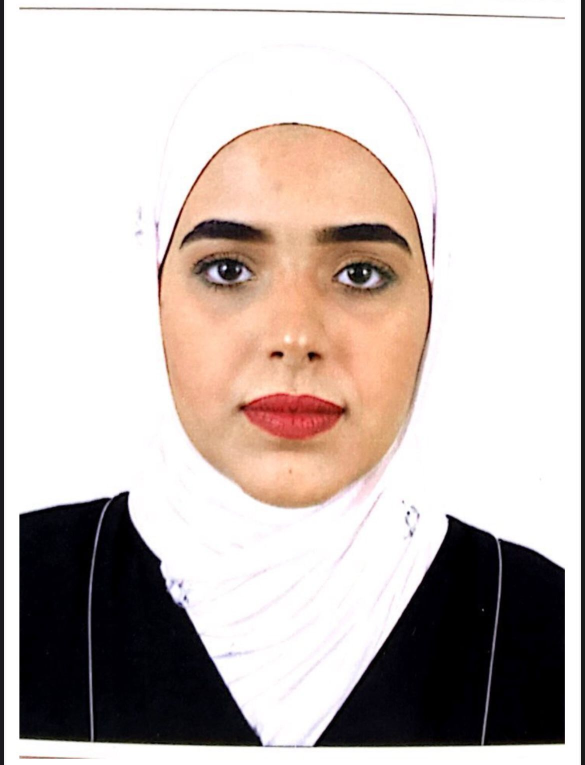
#> input picture user_photos/5_Fatema salim _20251006_023036.jpg, 1170 x 1529 px (shown at 1/2 size); its folder holds only this picture in this run
$ python -i main.py   (imports and definitions only)
#> lines starting #> are read from the running program, lines starting #| are printed output that depends on the picture; after the words box and inside, x2 and y2 are one past the last pixel; in counts of white or black regions, pixels touching at a corner belong together
import streamlit as st
import pandas as pd
import cv2
import numpy as np
from datetime import datetime, timedelta
import os
import json
from PIL import Image
import time
import glob

# Configure the page
# [5 lines not run here, left out]

class FaceRecognitionSystem:
    def __init__(self):
        self.setup_directories()
        self.init_session_state()

    def setup_directories(self):
        """Create necessary directories for the system"""
        os.makedirs("user_photos", exist_ok=True)
        os.makedirs("attendance_records", exist_ok=True)

    def init_session_state(self):
        """Initialize session state variables"""
        if 'users' not in st.session_state:
            st.session_state.users = self.load_users()
        if 'attendance_data' not in st.session_state:
            st.session_state.attendance_data = self.load_attendance()
        if 'recognized_user' not in st.session_state:
            st.session_state.recognized_user = None
        if 'recognition_confidence' not in st.session_state:
            st.session_state.recognition_confidence = 0

    def load_users(self):
        """Load users from JSON file - FIXED VERSION"""
        try:
            with open("users.json", "r") as f:
                users = json.load(f)

            # DEBUG: Show what we loaded
            st.sidebar.info(f"📁 Loaded {len(users)} users from users.json")

            # Check if users have photos, if not try to find them
            users_with_photos = 0
            for user in users:
                if 'created_at' not in user:
                    user['created_at'] = datetime.now().isoformat()

                # If user has no photos or empty photos array, try to find photos
                if not user.get('photos') or len(user.get('photos', [])) == 0:
                    # Look for photos in user_photos directory
                    photo_pattern = f"user_photos/{user['id']}_*"
                    matching_photos = glob.glob(photo_pattern)
                    if matching_photos:
                        user['photos'] = matching_photos
                        users_with_photos += 1
                        st.sidebar.success(f"✅ Found photos for {user['name']}")
                    else:
                        st.sidebar.warning(f"⚠️ No photos found for {user['name']}")
                else:
                    users_with_photos += 1

            st.sidebar.info(f"📸 {users_with_photos}/{len(users)} users have photos")
            return users

        except FileNotFoundError:
            st.sidebar.error("❌ users.json not found! Creating default structure...")
            # Create a proper users.json with your actual data
            default_users = [
                {
                    "id": 1,
                    "name": "Fatema salim ",
                    "photos": ["user_photos/5_Fatema salim _20251006_023036.jpg"],
                    "created_at": "2025-10-06T02:30:36.155658"
                },
                {
                    "id": 2,
                    "name": "Alzahra Ahmed",
                    "photos": ["user_photos/6_Alzahra Ahmed_20251006_023112.jpg"],
                    "created_at": "2025-10-06T02:31:12.064554"
                },
                {
                    "id": 3,
                    "name": "Mahmoud ",
                    "photos": ["user_photos/7_Mahmoud _20251006_023127.jpg"],
                    "created_at": "2025-10-06T02:31:27.984265"
                },
                {
                    "id": 4,
                    "name": "Osama",
                    "photos": ["user_photos/8_Osama_20251006_023140.jpg"],
                    "created_at": "2025-10-06T02:31:40.717783"
                }
            ]

            # Save the default users
            with open("users.json", "w") as f:
                json.dump(default_users, f, indent=4)

            return default_users

    # [4 lines left out: function save_users, not called in this run]

    def load_attendance(self):
        """Load attendance records"""
        try:
            with open("attendance.json", "r") as f:
                return json.load(f)
        except FileNotFoundError:
            return []

    # [25 lines left out: functions save_attendance, add_user, not called in this run]

    def extract_face_features(self, image_array):
        """Extract facial features with better face alignment"""
        try:
            # Convert to grayscale
            gray = cv2.cvtColor(image_array, cv2.COLOR_BGR2GRAY)

            # Load face detector
            face_cascade = cv2.CascadeClassifier(cv2.data.haarcascades + 'haarcascade_frontalface_default.xml')

            # Detect faces with more sensitive parameters for webcam photos
            faces = face_cascade.detectMultiScale(
                gray,
                scaleFactor=1.05,  # More sensitive scaling
                minNeighbors=6,    # More neighbor checks
                minSize=(50, 50),  # Larger minimum size for webcam
                flags=cv2.CASCADE_SCALE_IMAGE
            )

            if len(faces) == 0:
                return None

            # Take the largest face (most prominent)
            faces = sorted(faces, key=lambda x: x[2]*x[3], reverse=True)
            x, y, w, h = faces[0]

            # Expand face region slightly to include more features
            padding = int(w * 0.1)
            x = max(0, x - padding)
            y = max(0, y - padding)
            w = min(gray.shape[1] - x, w + 2*padding)
            h = min(gray.shape[0] - y, h + 2*padding)

            face_roi = gray[y:y+h, x:x+w]

            # Resize to standard size for comparison
            face_roi = cv2.resize(face_roi, (150, 150))  # Larger size for better features

            # Apply histogram equalization for better contrast
            face_roi = cv2.equalizeHist(face_roi)

            # Multiple feature extraction methods
            hist = cv2.calcHist([face_roi], [0], None, [256], [0, 256])
            edges = cv2.Canny(face_roi, 50, 150)  # Adjusted thresholds

            # Additional feature: Local Binary Patterns (LBP)
            lbp = self.calculate_lbp(face_roi)

            # Normalize features
            hist = cv2.normalize(hist, hist).flatten()
            edges = cv2.normalize(edges, edges).flatten()
            lbp = cv2.normalize(lbp, lbp).flatten()

            return {
                'histogram': hist,
                'edges': edges,
                'lbp': lbp,
                'face_region': face_roi
            }
        except Exception as e:
            st.error(f"Feature extraction error: {e}")
            return None

    def calculate_lbp(self, image):
        """Calculate Local Binary Patterns for texture features"""
        try:
            # Simple LBP implementation
            height, width = image.shape
            lbp = np.zeros_like(image)

            for i in range(1, height-1):
                for j in range(1, width-1):
                    center = image[i, j]
                    code = 0
                    code |= (image[i-1, j-1] >= center) << 7
                    code |= (image[i-1, j] >= center) << 6
                    code |= (image[i-1, j+1] >= center) << 5
                    code |= (image[i, j+1] >= center) << 4
                    code |= (image[i+1, j+1] >= center) << 3
                    code |= (image[i+1, j] >= center) << 2
                    code |= (image[i+1, j-1] >= center) << 1
                    code |= (image[i, j-1] >= center) << 0
                    lbp[i, j] = code

            # Calculate LBP histogram
            lbp_hist = cv2.calcHist([lbp], [0], None, [256], [0, 256])
            return lbp_hist
        except Exception as e:
            return np.zeros((256, 1))

    # [38 lines left out: function compare_faces, not called in this run]

    def recognize_face_from_camera(self, camera_image_array):
        """Recognize face by comparing with all stored user photos - IMPROVED VERSION"""
        try:
            # Extract features from camera image
            camera_features = self.extract_face_features(camera_image_array)

            if camera_features is None:
                return None, 0, "No face detected"

            best_match = None
            best_similarity = 0
            best_user = None

            # Compare with all users' photos
            for user in st.session_state.users:
                if user.get('photos') and len(user['photos']) > 0:
                    for photo_path in user['photos']:
                        try:
                            # Check if file exists
                            if not os.path.exists(photo_path):
                                continue

                            # Load stored photo
                            stored_image = cv2.imread(photo_path)
                            if stored_image is None:
                                continue

                            # Extract features from stored photo
                            stored_features = self.extract_face_features(stored_image)

                            if stored_features is None:
                                continue

                            # Compare features
                            similarity = self.compare_faces(camera_features, stored_features)

                            # Update best match if better similarity - LOWERED THRESHOLD
                            if similarity > best_similarity and similarity > 50:  # Changed from 60 to 50
                                best_similarity = similarity
                                best_user = user
                                best_match = user['id']

                        except Exception as e:
                            continue

            if best_user:
                return best_user['id'], best_similarity, best_user['name']
            else:
                return None, 0, "No match found"

        except Exception as e:
            return None, 0, f"Recognition error: {str(e)}"

    def detect_and_recognize_faces(self, image_array):
        """Detect faces and recognize them"""
        try:
            # Convert to grayscale for face detection
            gray = cv2.cvtColor(image_array, cv2.COLOR_BGR2GRAY)

            # Load face detector
            face_cascade = cv2.CascadeClassifier(cv2.data.haarcascades + 'haarcascade_frontalface_default.xml')

            # Detect faces
            faces = face_cascade.detectMultiScale(
                gray,
                scaleFactor=1.1,
                minNeighbors=5,
                minSize=(30, 30)
            )

            # Recognize the main face
            user_id, confidence, user_name = self.recognize_face_from_camera(image_array)

            # Draw rectangles and recognition info
            for (x, y, w, h) in faces:
                if user_id and confidence > 50:  # Changed from 60 to 50
                    # Green for recognized face
                    color = (0, 255, 0)
                    label = f"{user_name} ({confidence:.1f}%)"
                else:
                    # Red for unknown face
                    color = (0, 0, 255)
                    label = "Unknown Face"

                # Draw rectangle
                cv2.rectangle(image_array, (x, y), (x+w, y+h), color, 2)

                # Draw label background
                cv2.rectangle(image_array, (x, y-25), (x+w, y), color, -1)

                # Draw label text
                cv2.putText(image_array, label, (x, y-5),
                           cv2.FONT_HERSHEY_SIMPLEX, 0.5, (255, 255, 255), 1)

            return image_array, len(faces), user_id, confidence, user_name

        except Exception as e:
            st.error(f"Face detection error: {e}")
            return image_array, 0, None, 0, "Error"

    # [423 lines left out: functions record_attendance, main, show_live_camera_recognition, show_dashboard, show_user_management, show_attendance_records and 2 more, not called in this run]

# [2 lines not run here, left out]

>>> import cv2
>>> picture = cv2.imread('user_photos/5_Fatema salim _20251006_023036.jpg')
#> picture is the input picture: shape (1529, 1170, 3); mean B, G, R 184.7, 189.3, 199.7
>>> result = FaceRecognitionSystem().detect_and_recognize_faces(picture)
#> (reads users.json from the repository)
#> (reads attendance.json from the repository)
#> in detect_and_recognize_faces, `gray = cv2.cvtColor(image_array, cv2.COLOR_BGR2GRAY)`:
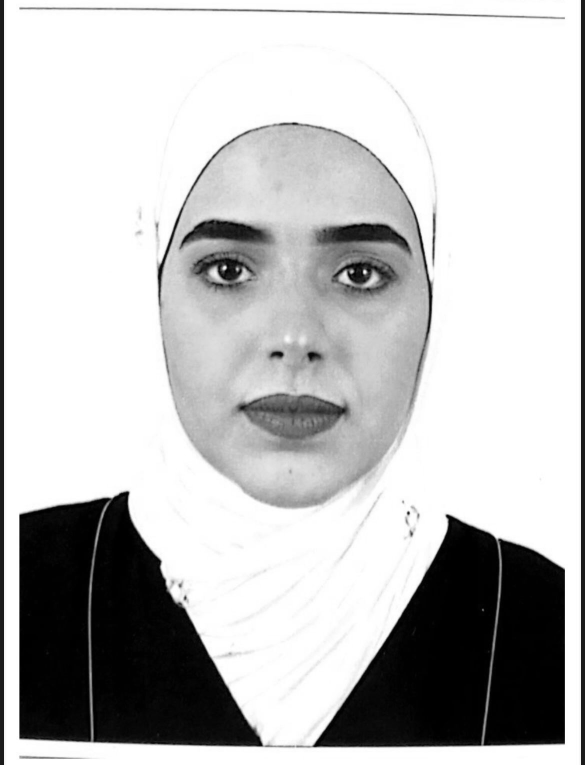
#> gray: shape (1529, 1170) (shown at 1/2 size); min 0, max 255, mean 191.9
#> in detect_and_recognize_faces, `faces = face_cascade.detectMultiScale( gray, scaleFactor=1.1, minNeigh..`: faces = [[178, 219, 806, 806]]
#> in extract_face_features, `faces = face_cascade.detectMultiScale( gray, scaleFactor=1.05,`: faces = [[187, 222, 795, 795]]
#> in extract_face_features, `x, y, w, h = faces[0]`: x = 187; y = 222; w = 795
#> in extract_face_features, `padding = int(w * 0.1)`: padding = 79
#> in extract_face_features, `x = max(0, x - padding)`: x = 108
#> in extract_face_features, `y = max(0, y - padding)`: y = 143
#> in extract_face_features, `w = min(gray.shape[1] - x, w + 2*padding)`: w = 953
#> in extract_face_features, `face_roi = gray[y:y+h, x:x+w]`:
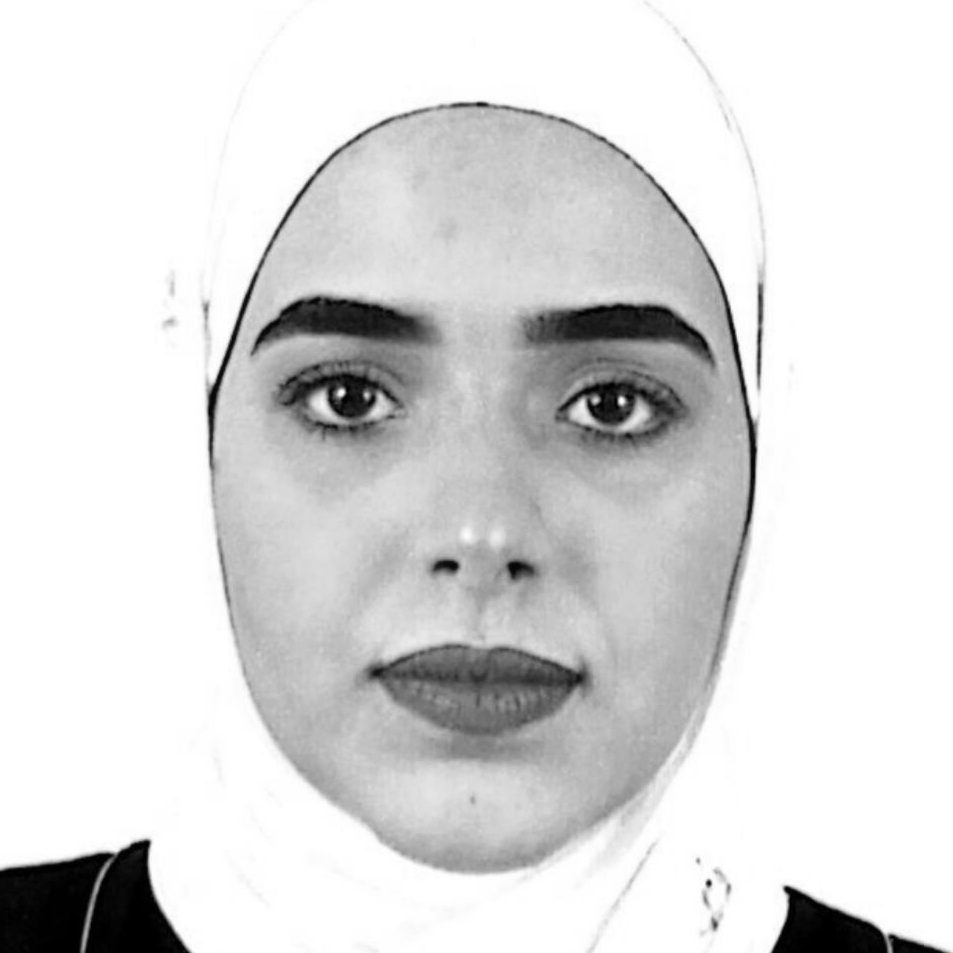
#> face_roi: shape (953, 953); min 0, max 255, mean 219.7
#> in extract_face_features, `face_roi = cv2.resize(face_roi, (150, 150))`:
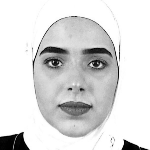
#> face_roi: shape (150, 150); min 0, max 255, mean 219.6
#> in extract_face_features, `face_roi = cv2.equalizeHist(face_roi)`:
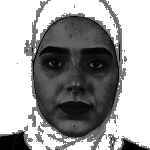
#> face_roi: shape (150, 150); min 0, max 255, mean 159.3
#> in extract_face_features, `hist = cv2.calcHist([face_roi], [0], None, [256], [0, 256])`: hist = 256 values, max 11204 at index 255, min 0 at index 41, mean 87.89
#> in extract_face_features, `edges = cv2.Canny(face_roi, 50, 150)`:
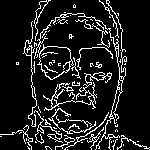
#> edges: shape (150, 150); 11.9% white in thin lines or dots
#> after the loop in calculate_lbp, `for i in range(1, height-1):`:
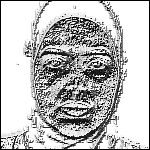
#> lbp: shape (150, 150); min 0, max 255, mean 189.6
#> in calculate_lbp, `lbp_hist = cv2.calcHist([lbp], [0], None, [256], [0, 256])`: lbp_hist = 256 values, max 10496 at index 255, min 0 at index 169, mean 87.89
#> in extract_face_features, `lbp = self.calculate_lbp(face_roi)`: lbp has the same summary as lbp_hist in calculate_lbp
#> in extract_face_features, `hist = cv2.normalize(hist, hist).flatten()`: hist = 256 values, max 0.991 at index 255, min 0 at index 41, mean 0.00777
#> in extract_face_features, `lbp = cv2.normalize(lbp, lbp).flatten()`: lbp = 256 values, max 0.989 at index 255, min 0 at index 169, mean 0.00828
#> in recognize_face_from_camera, `camera_features = self.extract_face_features(camera_image_array)`: camera_features = 4 items
#> in detect_and_recognize_faces, `user_id, confidence, user_name = self.recognize_face_from_camera(image..`: confidence = 0; user_name = 'No match found'
#> the loop in detect_and_recognize_faces, `for (x, y, w, h) in faces:` made 1 pass
#> (x, y, w, h, color, label) on pass 1: (178, 219, 806, 806, (0, 0, 255), 'Unknown Face')
#> after the loop in detect_and_recognize_faces, `for (x, y, w, h) in faces:`:
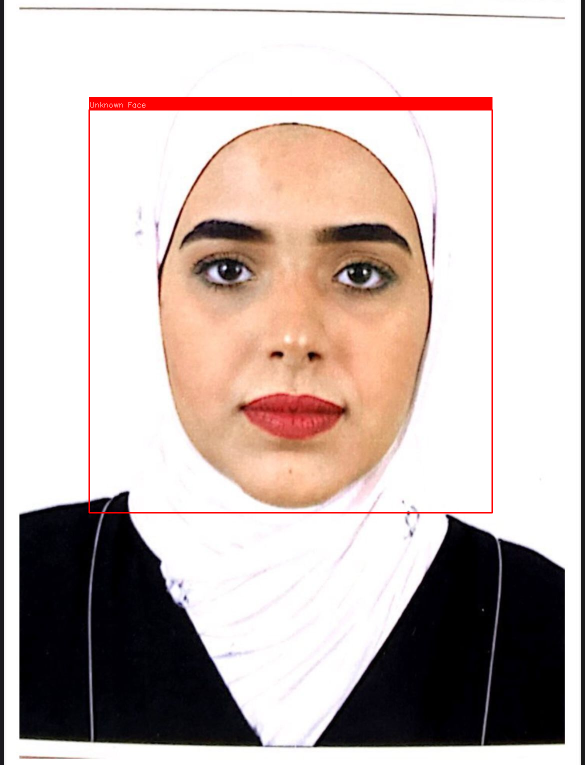
#> image_array: shape (1529, 1170, 3) (shown at 1/2 size); 1.61% of pixels changed, all inside (x1, y1, x2, y2) = (177, 194, 986, 1027)
#> result = 5 items
